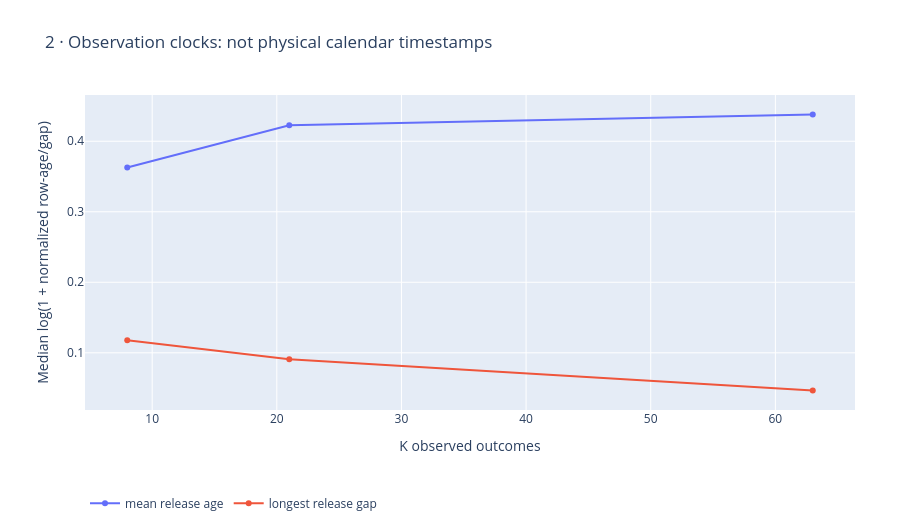

The cell this chart's notebook holds for it:
### Markdown cell above
## 2 · Observation clocks

Mean age and longest gap use origin-row units. They are not calendar timestamps, effective independent sample sizes, or uncertainty standard errors.

### Code cell
figures[1].show(renderer='plotly_mimetype')

### Figure 1 — Plotly figure (JSON) as saved in the notebook; plotly's stock layout.template omitted (floating-point values rounded to 4 significant figures)
{"data": [{"mode": "lines+markers", "name": "mean release age", "type": "scatter", "x": [8, 21, 63], "y": [0.3629, 0.4227, 0.4379]}, {"mode": "lines+markers", "name": "longest release gap", "type": "scatter", "x": [8, 21, 63], "y": [0.1178, 0.09097, 0.04652]}], "layout": {"height": 530, "legend": {"orientation": "h", "y": -0.25}, "margin": {"b": 115, "l": 85, "r": 45, "t": 95}, "title": {"text": "2 · Observation clocks: not physical calendar timestamps"}, "xaxis": {"title": {"text": "K observed outcomes"}}, "yaxis": {"title": {"text": "Median log(1 + normalized row-age/gap)"}}}}
